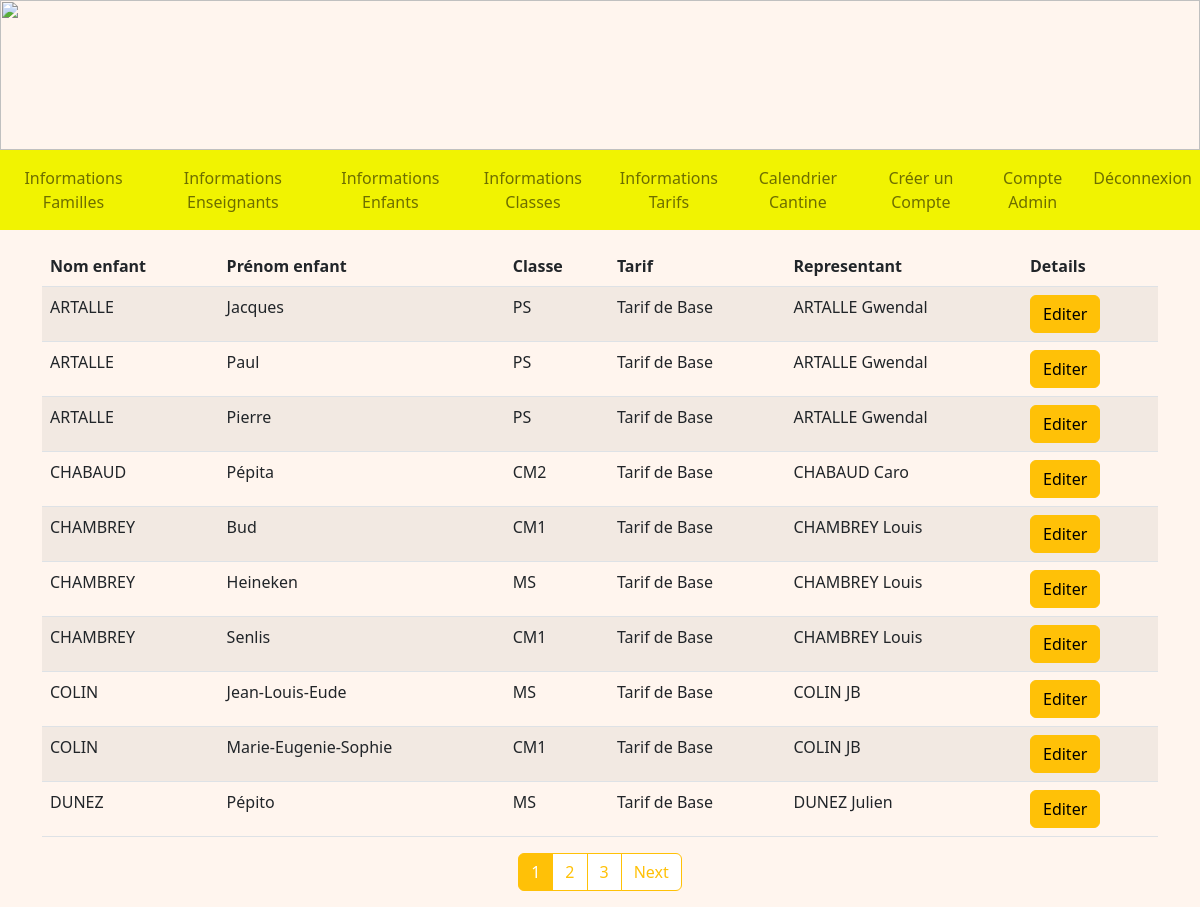
/infosEnfants (signed in), run on an earlier commit of the app's database.
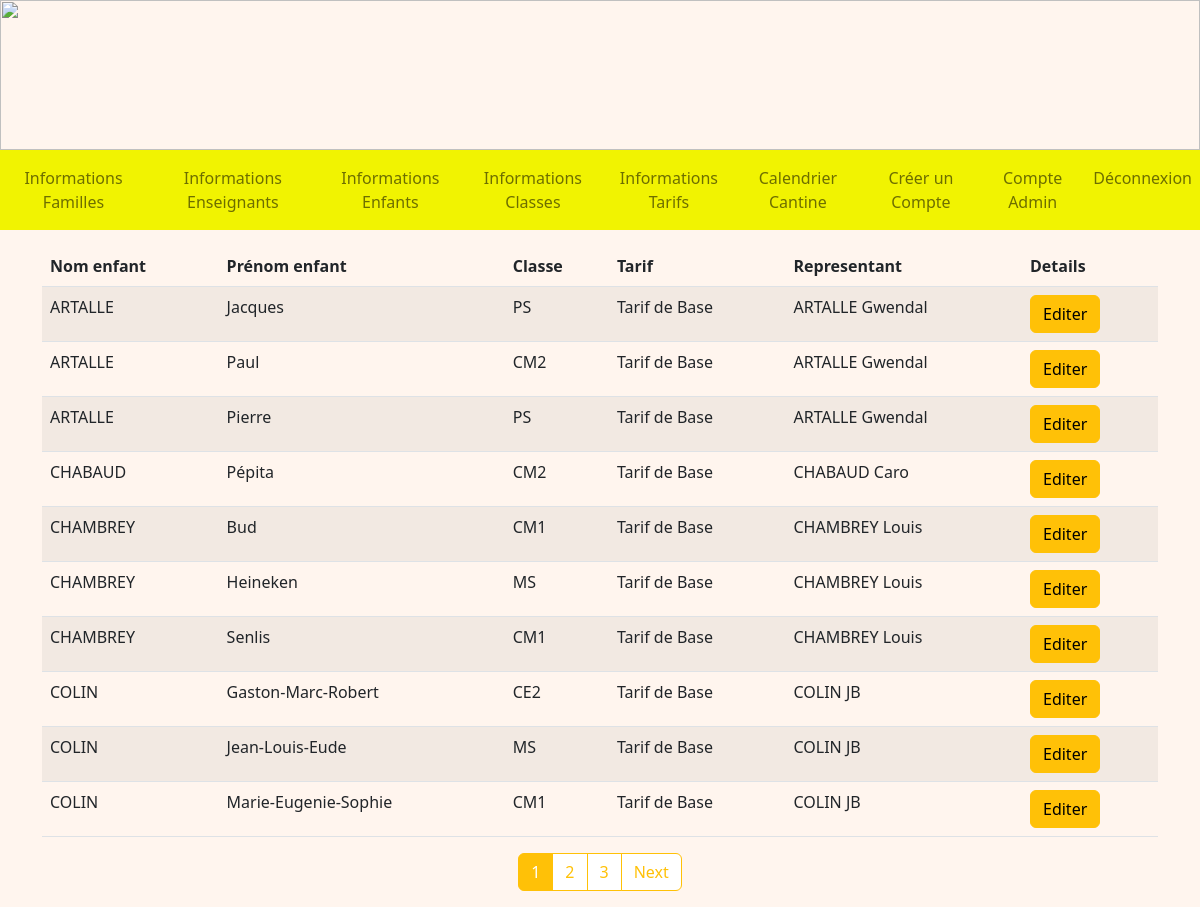
And on a later commit of the database.
### tables this page shows
CREATE TABLE Enfant (
  code_enfant integer primary key autoincrement,
  nom_enfant TEXT NOT NULL,
  prenom_enfant TEXT NOT NULL,
  code_tarif integer NOT NULL,
  code_classe integer NOT NULL,
  code_representant integer NOT NULL,
  code_formule integer NOT NULL,
  FOREIGN KEY (code_tarif) REFERENCES Tarif(code_tarif),
  FOREIGN KEY (code_classe) REFERENCES Classe(code_classe),
  FOREIGN KEY (code_representant) REFERENCES Representant(code_representant)
  FOREIGN KEY (code_formule) REFERENCES Formule(code_formule)
);

CREATE TABLE Classe (
  code_classe integer primary key autoincrement,
  nom_classe TEXT NOT NULL,
  code_type integer NOT NULL,
  FOREIGN KEY(code_type) REFERENCES TypeDeClasse(code_type)
);

CREATE TABLE Tarif (
  code_tarif integer primary key autoincrement,
  nom_tarif TEXT NOT NULL,
  tarif float NOT NULL
);

CREATE TABLE Representant (
  code_representant integer primary key autoincrement,
  nom_representant TEXT NOT NULL,
  prenom_representant TEXT NOT NULL,
  telephone TEXT,
  email TEXT,
  identifiant TEXT NOT NULL,
  FOREIGN KEY (identifiant) REFERENCES Compte(identifiant)
);

### admin.py (the view)
@app.route('/infosEnfants', methods = ["GET"])
@login_required
def infosEnfants():
    db = get_db()
    cur = db.cursor()
    user = cur.execute("SELECT type_compte FROM Compte WHERE identifiant = ?", (flask_login.current_user.name, )).fetchone()
    if user[0] == 'Admin':
        page_size = 10
        page = int(request.args.get('page', '1'))
        enfants = cur.execute("SELECT E.nom_enfant, E.prenom_enfant, C.nom_classe, T.nom_tarif, R.nom_representant, R.prenom_representant, E.code_enfant FROM Enfant AS E "
        "INNER JOIN Classe AS C ON E.code_classe = C.code_classe INNER JOIN Tarif AS T ON T.code_tarif = E.code_tarif "
        "INNER JOIN Representant AS R ON R.code_representant = E.code_representant ORDER BY E.nom_enfant, E.prenom_enfant").fetchall()
        page_total = int(len(enfants)/page_size) + 1
        return render_template('A_infosEnfants.html', enfants=enfants[((page-1) * page_size) : (page * page_size)], list_of_page = range(1, page_total + 1), page_total = page_total, page = page)
    if user[0] == 'Enseignant':
        return redirect(url_for('accueilEnseignant'))
    return redirect(url_for('accueil'))

### main.py (called while the page is built)
@login_manager.user_loader
def load_user(user_id):
    db = get_db()
    cur = db.cursor()
    user = cur.execute('SELECT identifiant, mot_de_passe FROM Compte WHERE identifiant=?', (user_id, )).fetchone()
    return User(user[0], user[1])

def get_db():
    if 'db' not in g:
        g.db = sqlite3.connect(DATABASE)
    return g.db

@app.teardown_appcontext
def close_connection(exception):
    db = g.pop('db', None)
    if db is not None:
        db.close()

### templates/A_infosEnfants.html (shortened to what this page needs)
<!DOCTYPE html>
<html>
<head>
    {% extends "A_layout.html" %}
    {% block content %}
    <div class="container mt-3">
        <table class="table table-striped">
            <thead>
                <tr>
                    <th scope="col">Nom enfant</th>
                    <th scope="col">Prénom enfant</th>
                    <th scope="col">Classe</th>
                    <th scope="col">Tarif</th>
                    <th scope="col">Representant</th>
                    <th scope="col">Details</th>
                </tr>
            </thead>
            <tbody>
                {% for enfant in enfants %}
                <tr>
                    <td>{{ enfant[0] }}</td>
                    <td>{{ enfant[1] }}</td>
                    <td>{{ enfant[2] }}</td>
                    <td>{{ enfant[3] }}</td>
                    <td>{{ enfant[4] }} {{ enfant[5] }}</td>
                    <td>
                        <a href="/detailsEnfant/{{ enfant[6] }}" class="btn btn-warning">Editer</a>
                    </td>
                </tr>
                {% endfor %}
            </tbody>
        </table>
        <nav aria-label="Page navigation">
            <ul class="pagination justify-content-center">
                {% for page_number in list_of_page %}
                {% if page_number == page %}
                <li class="page-item active">
                    <a class="page-link link-warning mb-3" href="/infosEnfants?page={{ page_number }}">{{ page_number }}</a>
                </li>
                {% else %}
                <li class="page-item">
                    <a class="page-link link-warning mb-3" href="/infosEnfants?page={{ page_number }}">{{ page_number }}</a>
                </li>
                {% endif %}
                {% endfor %}
                {% if page < page_total %}
                <li class="page-item">
                    <a class="page-link link-warning mb-3" href="/infosEnfants?page={{ page + 1 }}">Next</a>
                </li>
                {% endif %}
            </ul>
        </nav>
    </div>
    {% endblock %}

What changed in the data, as far as the page shows it:
no longer on this page (row unchanged): Enfant: nom_enfant "DUNEZ", prenom_enfant "Pépito", nom_classe "MS", nom_tarif "Tarif de Base", nom_representant "DUNEZ", prenom_representant "Julien"
changed Enfant "Paul": nom_classe "PS" → "CM2"
now on this page (row edited): Enfant: nom_enfant "COLIN", prenom_enfant "Gaston-Marc-Robert", nom_classe "CE2", nom_tarif "Tarif de Base", nom_representant "COLIN", prenom_representant "JB"
